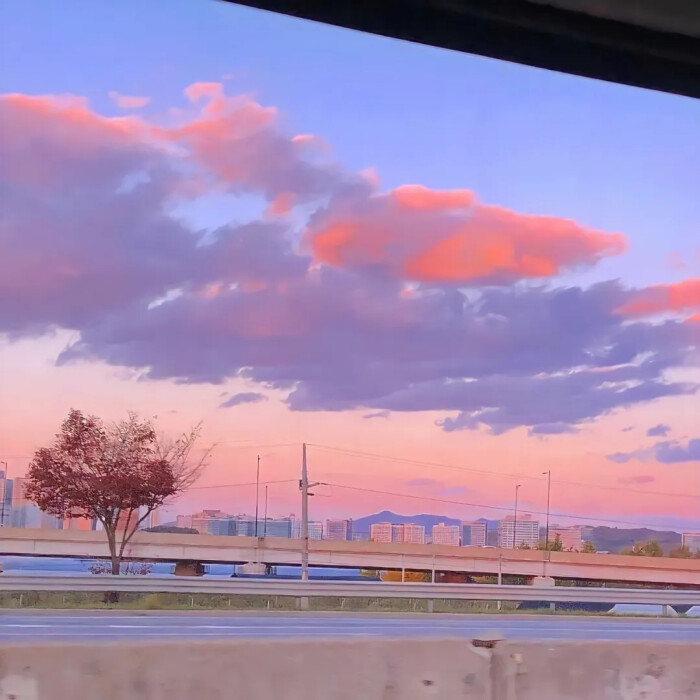
#> input picture data/background_graph/1.jpg, 700 x 700 px; its folder holds only this picture in this run
$ python generate_graph.py
#> lines starting #> are read from the running program, lines starting #| are printed output that depends on the picture; after the words box and inside, x2 and y2 are one past the last pixel; in counts of white or black regions, pixels touching at a corner belong together
### utils/dataMake/geometry.py
import numpy as np
import random

# 矩形:rectangle
# 五角星:fivestar
# 三角形:triangle
# 菱形:rhombus
# 绘制后需要进行平滑边缘

# demo
# vs = compute_triangle([100, 100], 60, 60, 0.5)
# vs = compute_fivestar([100, 100], 30, 0.5)
# vs = compute_rhombus([100, 100], 60, 120, 0.25)
# print(vs)
# canvas = np.zeros((512, 512, 3), dtype=np.uint8)
# pts = np.array(vs, dtype=np.int32)  # 五个点
# # cv.fillPoly(canvas,[pts],(255,0,255),8,0)#填充多边形
# # cv.polylines(canvas,[pts],True,(0,0,255),2,8,0);#绘制多边形
# cv2.drawContours(canvas, [pts], -1, (255, 0, 0), -1)  # 万能操作 集合上个两个API优点 填充＋绘制
# dst = cv2.blur(canvas, (5, 5))
# cv2.imshow("poyline", dst)
# c = cv2.waitKey(0)  # 设置关闭窗口
# cv2.destroyAllWindows()
###
# RGB format;for cv BGR, the channels need to transform.
color = {"RED": [0, 0, 255], "GREEN": [0, 255, 0], "BLUE": [255, 0, 0], "YELLOW": [0, 255, 255],
         "PIN": [255, 0, 255], "QING": [255, 255, 0], "BLACK": [0, 0, 0], "WHITE": [255, 255, 255]}


def compute_rectangle(center, w, h, angle):
    """
    利用Polor-coordinates旋转, vertexs are anticlockwise
    :param center:中心坐标
    :param w:宽
    :param h:高
    :param angle:角度映射关系　[0, 1] -> [0, pi/2]
    :return:
    """
    vertexs = []
    ws = [+w / 2, -w / 2, -w / 2, +w / 2]
    hs = [-h / 2, -h / 2, +h / 2, +h / 2]
    R = np.sqrt(w * w + h * h) / 2
    angle = angle * np.pi / 2
    for i in range(4):
        # 夹角表示极线与y轴的夹角(正角0~2pi)
        theta = (np.arctan2(ws[i], hs[i]) + 2 * np.pi) % (2 * np.pi)
        # print((theta + angle) / np.pi)
        # print([np.sin(theta + angle), np.cos(theta + angle)])
        vertex = [center[0] + R * np.sin(theta + angle), center[1] + R * np.cos(theta + angle)]
        vertexs.append(vertex)
    return vertexs


def compute_fivestar(center, r, angle):
    """

    :param center: 中心坐标
    :param r: 五角星边长
    :param angle:角度映射关系 [0, 1] -> [0, pi]
    :return:
    """
    vertexs = []

    A = [0, 0]
    B = [A[0] + r, A[1]]
    C = [B[0] + r * np.cos(72 / 180 * np.pi), B[1] - r * np.sin(72 / 180 * np.pi)]
    D = [B[0] + r * np.cos(72 / 180 * np.pi) * 2, B[1]]
    E = [D[0] + r, D[1]]
    F = [E[0] - r * np.cos(36 / 180 * np.pi), E[1] + r * np.sin(36 / 180 * np.pi)]

    G = [F[0] + r * np.cos(72 / 180 * np.pi), F[1] + r * np.sin(72 / 180 * np.pi)]
    # 中
    H = [C[0], A[1] + C[0] * np.tan(36 / 180 * np.pi)]

    J = [A[0] + r * np.cos(36 / 180 * np.pi), F[1]]
    I = [J[0] - r * np.cos(72 / 180 * np.pi), G[1]]

    vertexs.append(A)
    vertexs.append(B)
    vertexs.append(C)
    vertexs.append(D)
    vertexs.append(E)
    vertexs.append(F)
    vertexs.append(G)
    vertexs.append(H)
    vertexs.append(I)
    vertexs.append(J)

    mass = [0, 0]
    for i in range(10):
        mass[0] += vertexs[i][0]
        mass[1] += vertexs[i][1]
    mass[0] /= 10
    mass[1] /= 10

    for i in range(10):
        vertexs[i][0] += (-mass[0] + center[0])
        vertexs[i][1] += (-mass[1] + center[1])

    # rotate
    angle = angle * np.pi
    R = [np.sqrt((vertexs[0][0] - center[0]) ** 2 + (vertexs[0][1] - center[1]) ** 2),
         np.sqrt((vertexs[1][0] - center[0]) ** 2 + (vertexs[1][1] - center[1]) ** 2)]
    for i in range(10):
        # 夹角表示极线与y轴的夹角(正角0~2pi)
        theta = (np.arctan2(vertexs[i][0] - center[0], vertexs[i][1] - center[1]) + 2 * np.pi) % (2 * np.pi)
        # print((theta + angle) / np.pi)
        # print([np.sin(theta + angle), np.cos(theta + angle)])
        vertexs[i][0] = center[0] + R[i % 2] * np.sin(theta + angle)
        vertexs[i][1] = center[1] + R[i % 2] * np.cos(theta + angle)
    return vertexs


def compute_triangle(center, w, h, angle):
    """
    绕底边中心旋转
    :param center:中心坐标
    :param w:底边长
    :param h:高
    :param angle: 角度映射关系　[0, 1] -> [0, 2*pi]
    :return:
    """
    vertexs = []
    r_w = random.random()
    # 左直角三角形,等腰三角形,右直角三角形
    if r_w < 0.2:
        ws = [w / 2, -w / 2, -w / 2]
    elif r_w < 0.8:
        ws = [w / 2, 0, -w / 2]
    else:
        ws = [w / 2, w / 2, -w / 2]
    hs = [0, h, 0]

    angle = angle * np.pi * 2
    for i in range(3):
        # 夹角表示极线与y轴的夹角(正角0~2pi)
        theta = (np.arctan2(ws[i], hs[i]) + 2 * np.pi) % (2 * np.pi)
        R = np.sqrt(ws[i] * ws[i] + hs[i] * hs[i])
        # print((theta + angle) / np.pi)
        # print([np.sin(theta + angle), np.cos(theta + angle)])
        vertex = [center[0] + R * np.sin(theta + angle), center[1] + R * np.cos(theta + angle)]
        vertexs.append(vertex)
    return vertexs


def compute_rhombus(center, w, h, angle):
    """

    :param center:中心坐标
    :param w:对角线宽
    :param h:对角线长
    :param angle:角度映射关系　[0, 1] -> [0, pi]
    :return:
    """
    if h/w < 1.4:
        h = w*1.5
    vertexs = []
    ws = [+w / 2, 0, -w / 2, 0]
    hs = [0, -h / 2, 0, +h / 2]
    R = [w / 2, h / 2]
    angle = angle * np.pi
    theta = [np.pi / 2, np.pi, np.pi * 3 / 2, 0]
    for i in range(4):
        # 夹角表示极线与y轴的夹角(正角0~2pi)
        # print((theta[i] + angle) / np.pi)
        # print([np.sin(theta[i] + angle), np.cos(theta[i] + angle)])
        vertex = [center[0] + R[i % 2] * np.sin(theta[i] + angle), center[1] + R[i % 2] * np.cos(theta[i] + angle)]
        vertexs.append(vertex)
    return vertexs

### data/generate_graph.py
import sys
sys.path.append('../')
import utils.dataMake.geometry as dmg
import utils.dataMake.labelWrite as lw
import glob
import os
import cv2
import random
import numpy as np

def add_graph(img_path,add_img_path):
#> called with img_path = 'background_graph/1.jpg', add_img_path = 'background_graph/1.jpg'
    bboxs = []
    colors_name = list(dmg.color.keys())
    img = cv2.imread(img_path)
#> img is the input picture: shape (700, 700, 3); mean B, G, R 175, 138.5, 163.8
    img_h, img_w, channel = img.shape
#> img_h = 700; img_w = 700; channel = 3
    step_w = (img_w-40)/4
#> step_w = 165
    step_h = img_h/2
#> step_h = 350
    # 颜色与周围的不同
    last_index = -1
    ll_index = -1
    for i in range(4):
        center_w = (i+0.5)*step_w+20
        for j in range(2):
            center_h = (j+0.5)*step_h
            while True:
                color_index = int(random.random()*8)
                if color_index != last_index and color_index != ll_index:
                    ll_index = last_index
                    last_index = color_index
                    break

            color = dmg.color[colors_name[color_index]]
            graph_index = int(random.random()*5)
            center = (int(center_w), int(center_h))
            # print(center)
            rotation = random.random()
            if graph_index == 0:
                graph_obj = 0  # "circle"
                R = int((0.5+random.random()/2)*step_w/2)
                cv2.circle(img, center, R, color, -1)
                xmin = center[0]-R
                xmax = center[0]+R
                ymin = center[1]-R
                ymax = center[1]+R
            elif graph_index == 1:
                graph_obj = 1  # "rhombus"
                w = (0.5+random.random()/2)*step_w/2
                h = (0.5+random.random()/2)*step_h/2
                vertexs = dmg.compute_rhombus(center, w, h, rotation)
            elif graph_index == 2:
                graph_obj = 2  # "fivestar"
                R = (0.5+random.random()/2)*step_w/2
                vertexs = dmg.compute_fivestar(center, R, rotation)
            elif graph_index == 3:
                graph_obj = 3  # "triangle"
                w = (0.5+random.random()/2)*step_w/2
                h = (0.5+random.random()/2)*step_h/2
                vertexs = dmg.compute_triangle(center, w, h, rotation)
            elif graph_index == 4:
                graph_obj = 4  # "rectangle"
                w = (0.5+random.random()/2)*step_w/2
                h = (0.5+random.random()/2)*step_h/2
                vertexs = dmg.compute_rectangle(center, w, h, rotation)

            if graph_index > 0:
                pts = np.array(vertexs, dtype=np.int32)

                xmin = np.min(pts[:, 0])
                xmax = np.max(pts[:, 0])
                ymin = np.min(pts[:, 1])
                ymax = np.max(pts[:, 1])
                if xmin<0 or xmax>img_w or ymin<0 or ymax>img_h:
                    continue
                cv2.drawContours(img, [pts], -1, color, -1)
                # cv2.line(img, (xmin, ymin), (xmin, ymax), (0,255,0), 3)
                # cv2.line(img, (xmin, ymax), (xmax, ymax), (0,255,0), 3)
            # box归一化
            # dict{"cls":"", "xywh":[c_x, c_y, w, h], "color":[bgr], "rotation":0~1}
            box = dict(cls=graph_obj, xywh=[(xmin+xmax)/2/img_w, (ymin+ymax)/2/img_h, (xmax-xmin)/img_w, (ymax-ymin)/img_h], color=color, rotation=rotation)
            # print(box)
            bboxs.append(box)
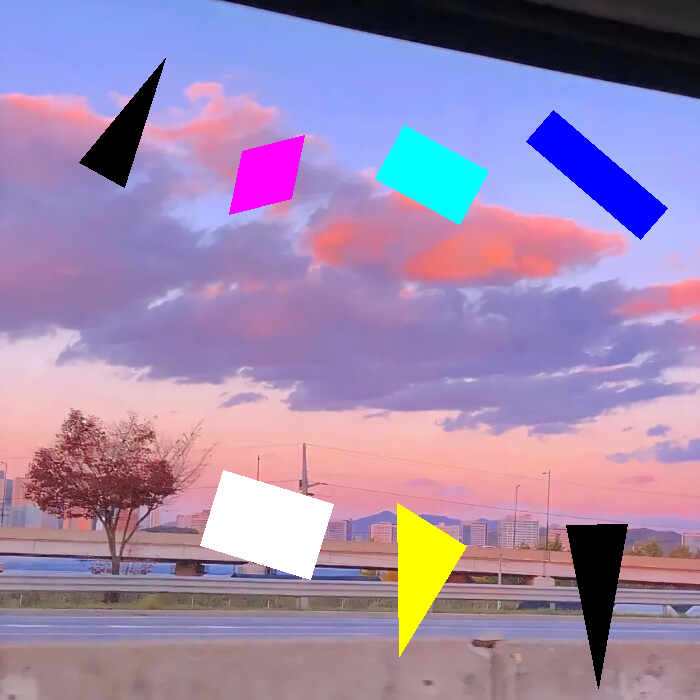
#> img: shape (700, 700, 3); 8.05% of pixels changed, all inside (x1, y1, x2, y2) = (79, 58, 668, 689)
#> after the loop, bboxs = 7 items; last_index = 6; ll_index = 2
    # 边缘模糊
    dst = cv2.blur(img, (5, 5))
    # [7 lines of commented-out code are left out]
    add_img = cv2.imread(add_img_path)
    add_img = cv2.resize(add_img, (img_w, img_h))
    rst = cv2.addWeighted(dst, 0.6, add_img, 0.4, 0)
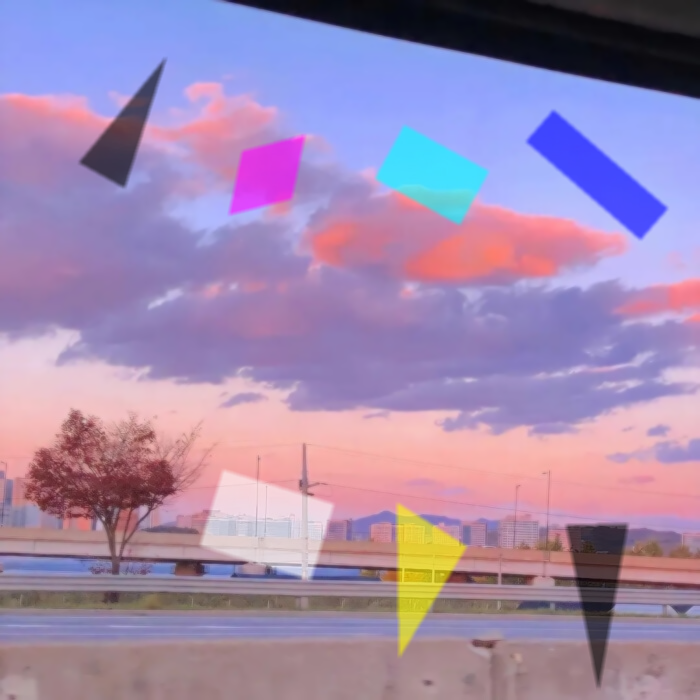
#> rst: shape (700, 700, 3); mean B, G, R 173.9, 137.8, 161.2
    if random.random()>0.7:
        blank = 255 * np.ones(rst.shape, rst.dtype)
        rst = cv2.addWeighted(rst, 0.7, blank, 1-0.7, 0)
    return rst, bboxs


def gamma_transform(image, gamma=1.6):

    max_value = np.max(image)
    min_value = np.min(image)
    value_l = max_value - min_value
    image = (image - min_value)/value_l
    image = np.power(image, gamma)
    image = image * 255
    return image.astype(np.uint8)


save_path = "mission/graph/labeled/"

if not os.path.exists(save_path + "pic"):
    os.makedirs(save_path + "pic")
if not os.path.exists(save_path + "annotation"):
    os.makedirs(save_path + "annotation")

pic_paths = glob.glob("background_graph/*")
save_path = "./mission/graph/labeled/"
index = glob.glob("./mission/graph/labeled/pic/*")
num = len(index)
# f_txt = open("mission_graph.txt", "w")

import random
shuffle_pic_paths = pic_paths.copy()
random.shuffle(shuffle_pic_paths)
for i in range(len(pic_paths)):
    img, bboxes = add_graph(pic_paths[i],shuffle_pic_paths[i])
#> bboxes = 7 items
    img_save_path = save_path+"pic/"+str(i+num)+".jpg"
    txt_save_path = img_save_path.replace(".jpg", ".txt").replace("pic", "annotation")
    cv2.imwrite(img_save_path, img)
    f_txt = open(txt_save_path, "w")
    for bbox in bboxes:
        f_txt.write(str(bbox["cls"])+" "+" ".join([str(x) for x in bbox["xywh"]])+"\n")
#> this loop made 7 passes
    f_txt.close()

$ run again, on data/background_graph/13.jpg
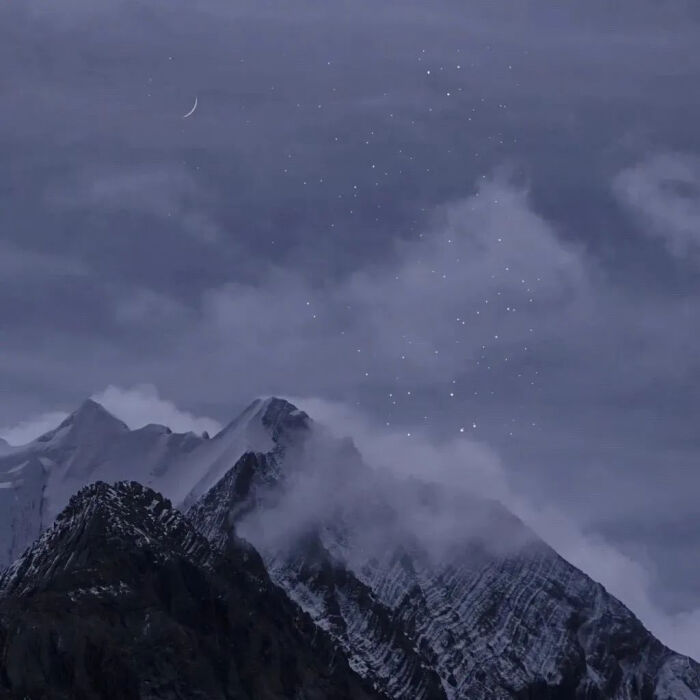
#> input picture data/background_graph/13.jpg, 700 x 700 px
#> in add_graph, img is the input picture: shape (700, 700, 3); mean B, G, R 111.5, 82.4, 77
#> after the loop in add_graph, `for i in range(4):`:
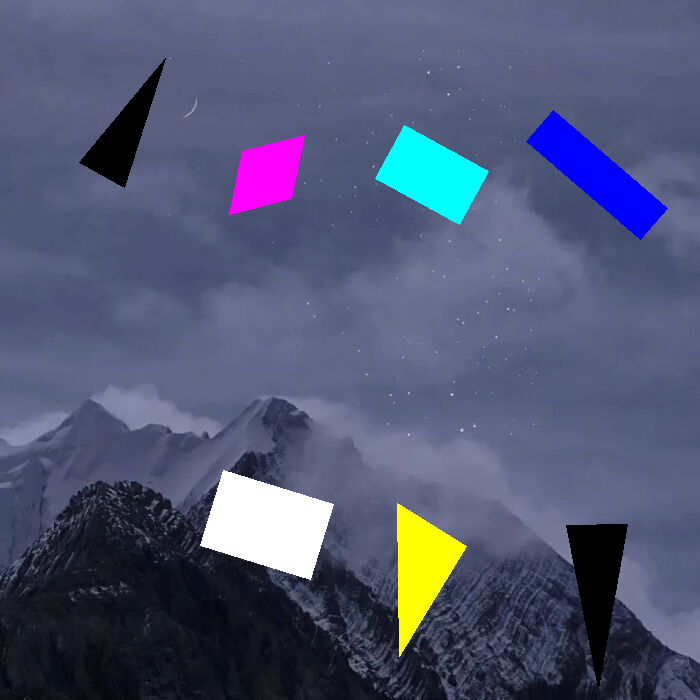
#> img: shape (700, 700, 3); 8.05% of pixels changed, all inside (x1, y1, x2, y2) = (79, 58, 668, 689)
#> after the loop in add_graph, `for i in range(4):`: bboxs = 7 items; last_index = 6; ll_index = 2
#> in add_graph, `rst = cv2.addWeighted(dst, 0.6, add_img, 0.4, 0)`:
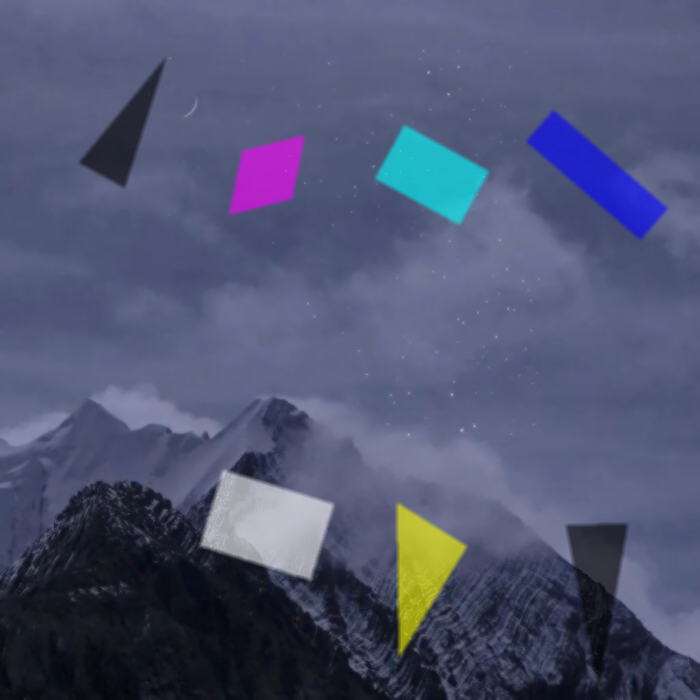
#> rst: shape (700, 700, 3); mean B, G, R 114.1, 84.9, 79.1
#> bboxes = 7 items
#> the loop `for bbox in bboxes:` made 7 passes

$ run again, on data/background_graph/15.jpg
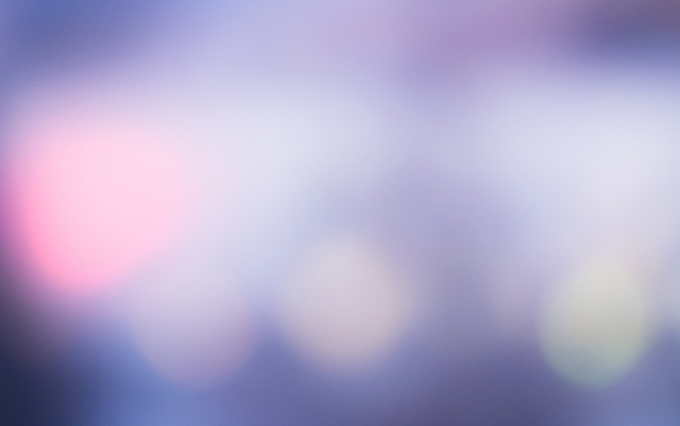
#> input picture data/background_graph/15.jpg, 680 x 426 px
#> in add_graph, img is the input picture: shape (426, 680, 3); mean B, G, R 203.1, 168.5, 176.5
#> after the loop in add_graph, `for i in range(4):`:
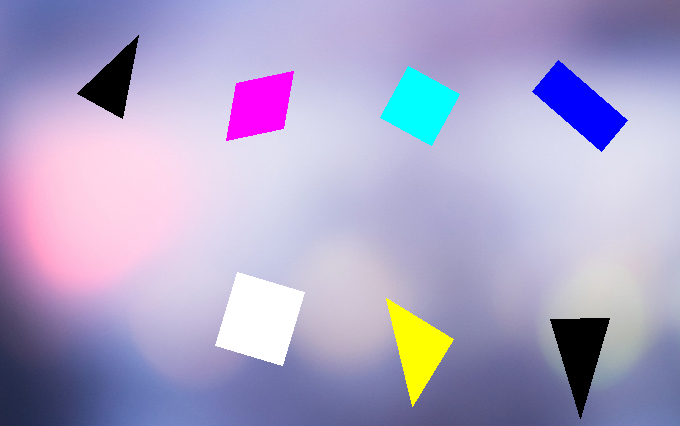
#> img: shape (426, 680, 3); 8.44% of pixels changed, all inside (x1, y1, x2, y2) = (77, 35, 628, 419)
#> after the loop in add_graph, `for i in range(4):`: bboxs = 7 items; last_index = 6; ll_index = 2
#> in add_graph, `rst = cv2.addWeighted(dst, 0.6, add_img, 0.4, 0)`:
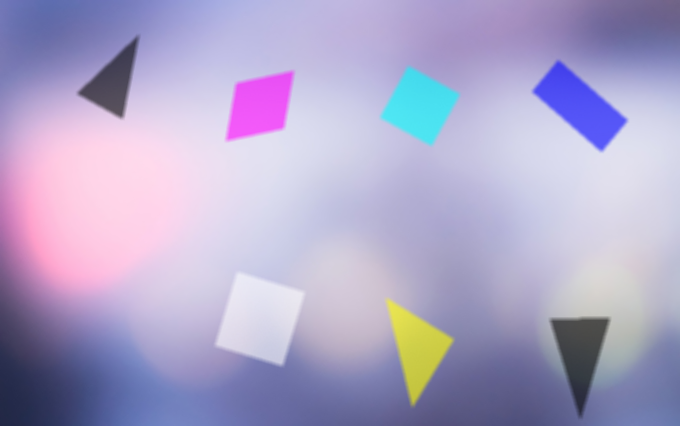
#> rst: shape (426, 680, 3); mean B, G, R 201, 166, 173.8
#> bboxes = 7 items
#> the loop `for bbox in bboxes:` made 7 passes

$ run again, on data/background_graph/16.jpg
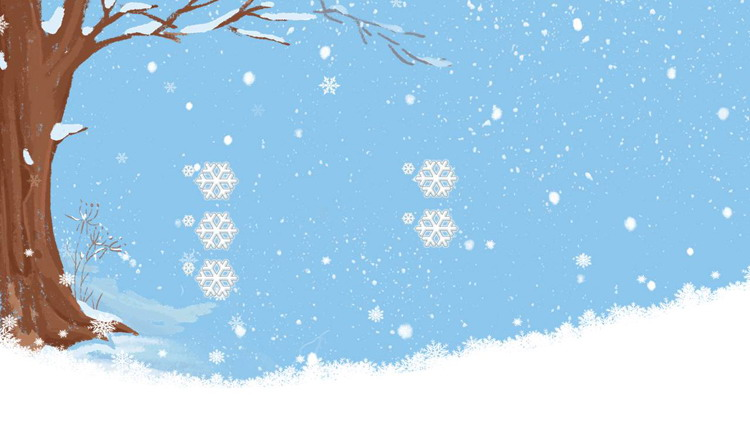
#> input picture data/background_graph/16.jpg, 750 x 422 px
#> in add_graph, img is the input picture: shape (422, 750, 3); mean B, G, R 225.9, 202.1, 166.7
#> after the loop in add_graph, `for i in range(4):`:
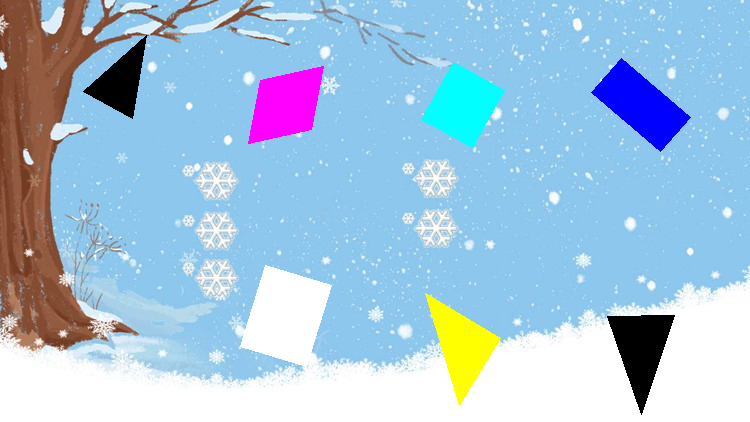
#> img: shape (422, 750, 3); 8.65% of pixels changed, all inside (x1, y1, x2, y2) = (83, 35, 691, 415)
#> after the loop in add_graph, `for i in range(4):`: bboxs = 7 items; last_index = 6; ll_index = 2
#> in add_graph, `rst = cv2.addWeighted(dst, 0.6, add_img, 0.4, 0)`:
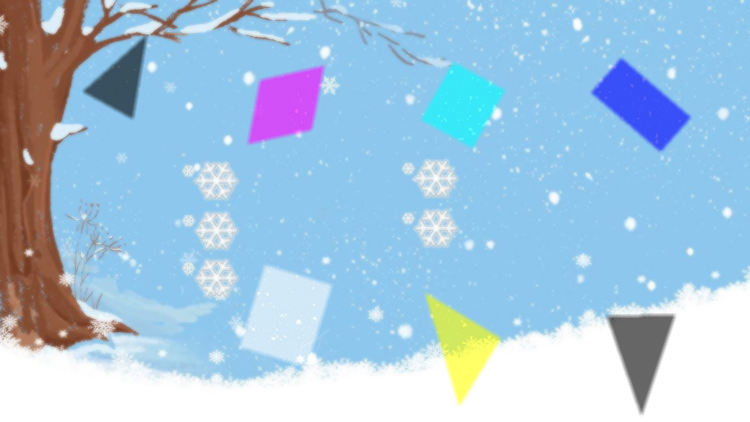
#> rst: shape (422, 750, 3); mean B, G, R 222.2, 197.8, 164.7
#> bboxes = 7 items
#> the loop `for bbox in bboxes:` made 7 passes

$ run again, on data/background_graph/10.jpg
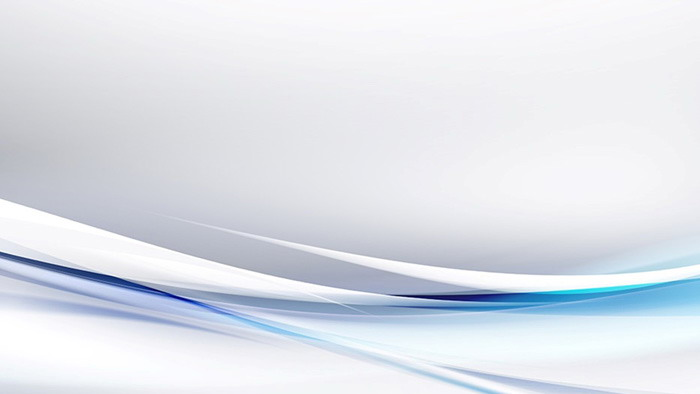
#> input picture data/background_graph/10.jpg, 700 x 394 px
#> in add_graph, img is the input picture: shape (394, 700, 3); mean B, G, R 234.4, 226.8, 222.3
#> after the loop in add_graph, `for i in range(4):`:
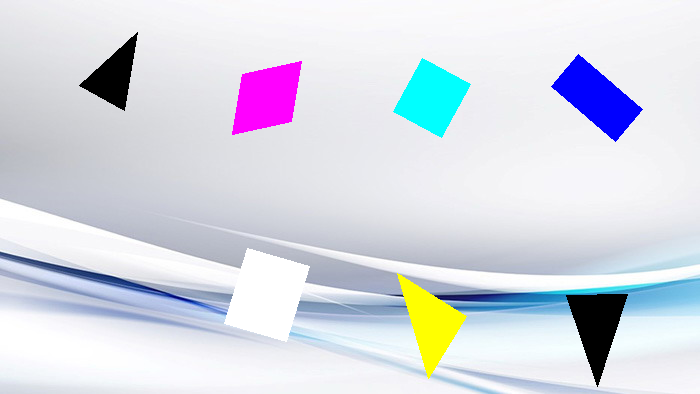
#> img: shape (394, 700, 3); 8.6% of pixels changed, all inside (x1, y1, x2, y2) = (79, 32, 643, 387)
#> after the loop in add_graph, `for i in range(4):`: bboxs = 7 items; last_index = 6; ll_index = 2
#> in add_graph, `rst = cv2.addWeighted(dst, 0.6, add_img, 0.4, 0)`:
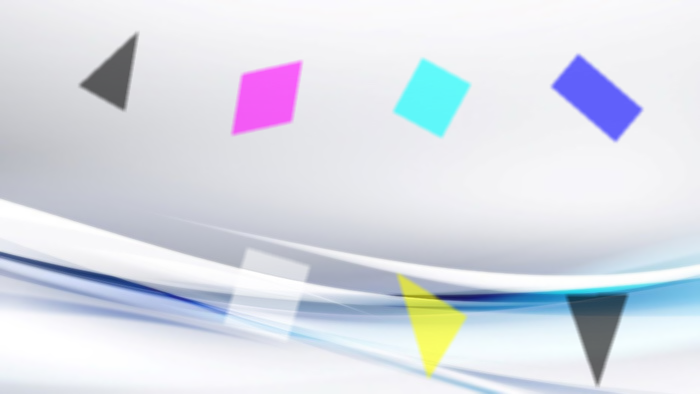
#> rst: shape (394, 700, 3); mean B, G, R 231.1, 221.9, 217.9
#> bboxes = 7 items
#> the loop `for bbox in bboxes:` made 7 passes
